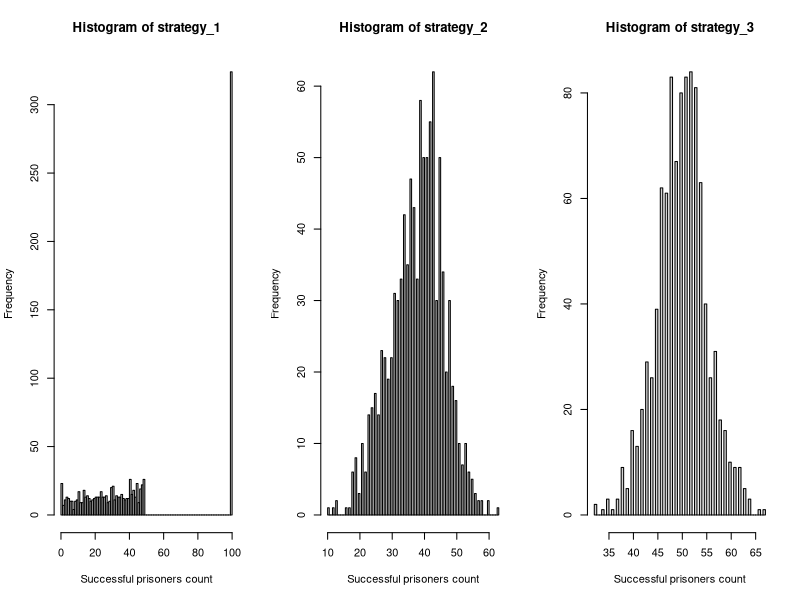

Recreate this plot in R.
# Statistical Programming Coursework 2

# Members and contributions ---------------------------------------------------------------
## 1. Stefi Tirkova
## 2. Passara Chanchotisatien

# CODE DESCRIPTION

# The purpose of this code is to stimulate the prisoner problem which is defined as follows (from coursework spec):
  # • 2n prisoners each have a unique prisoner number from 1 to 2n.
  # • The prison contains a room in which there are 2n boxes, each with a unique number from 1 to 2n painted
  # on its lid.
  # • 2n cards, each printed with a unique number from 1 to 2n, are randomly placed one in each box.
  # • The prisoners have the task of finding the card with their number on it by opening a maximum on n boxes.
  # • After each prisoner’s go, the room is returned exactly to its original state and the prisoner is not allowed to
  # communicate with prisoners yet to have their go.
  # • If all prisoners succeed in finding their number, then they all go free.

# This code calculates the probability of prisoners going free if they follow one of 3 possible strategies (from coursework spec):
  # Strategy 1: The prisoner starts at the box with their number on it, opens it and reads the number on the card: k, say. If k
  # is not their prisoner number, they go to box number k, open it and repeat the process until they have either
  # found the card with their number on it, or opened n boxes without finding it.
  # Strategy 2: As strategy 1, but starting from a randomly selected box.
  # Strategy 3: They open n boxes at random, checking each card for their number.


# Helper / Additional functions


is_successful <- function(n, pris_n, card_num, strategy) {
  if(strategy == 3) {
    if (pris_n %in% sample(card_num,n)) { return (1) } else { return (0) }
  } else {
    boxes_opened <- 0
    current_box_num <- c(pris_n, sample(as.integer(n+n), 1))[strategy]
    while(boxes_opened < n) {
      if(card_num[current_box_num] == pris_n) { return(1) }
      boxes_opened = boxes_opened + 1
      current_box_num <- card_num[current_box_num]
    }
    return (0)  
  }
}


# Question 1 ------------------------------------------------------------------------------


pone <- function(n, k, strategy, nreps) {
  two_n <- as.integer(n+n) 
  success_count <- 0
  prisoner_num <- k
  for(i in 1:nreps) { 
    card_numbers <- sample(1:two_n)
    success_count <- success_count + is_successful(n, prisoner_num, card_numbers, strategy)
  }
  return((success_count / nreps))
}



# Question 2 ------------------------------------------------------------------------------

pall <- function(n, strategy, nreps) {
  success_vec <- rep(0,nreps)
  two_n <- as.integer(n+n)
  for(i in 1:nreps){
    card_numbers <- sample(1:two_n)
    prisoner_status = rep(1,two_n)
    for(prisoner_num in 1:two_n){
      prisoner_status[prisoner_num] <- is_successful(n, prisoner_num, card_numbers, strategy)
    }
    success_vec[i] <- sum(prisoner_status)
  }
  probability_all_succeed <- (length(success_vec[success_vec == two_n])/nreps)
  return(list(probability_all_succeed, success_vec))
}


# Question 3 ------------------------------------------------------------------------------

# Here, we estimate the individual and joint success probabilities for each strategy
# for when n = 5 and n = 50.

num_trials = 10000

# one prisoner succeeding in finding their number
print("Estimating the probability of a single prisoner succeeding:")
n = 5
print("n = 5")
cat("Strategy 1 resulted in probability of ", pone(n, 3, 1,num_trials), ".",sep="")
cat("Strategy 2 resulted in probability of ", pone(n, 3, 2,num_trials), ".",sep="")
cat("Strategy 3 resulted in probability of ", pone(n, 3, 3,num_trials), ".",sep="")

n = 50
cat("Strategy 1 resulted in probability of ", pone(n, 34, 1,num_trials), ".",sep="")
cat("Strategy 2 resulted in probability of ", pone(n, 34, 2,num_trials), ".",sep="")
cat("Strategy 3 resulted in probability of ", pone(n, 34, 3,num_trials), ".",sep="")


# all prisoners succeeding in finding their number
print("Estimating the probability of all prisoners succeeding:")
n = 5
cat("Strategy 1 resulted in probability of ", unlist(pall(n,1,num_trials)[1]), ".",sep="")
cat("Strategy 2 resulted in probability of ", unlist(pall(n,2,num_trials)[1]), ".",sep="")
cat("Strategy 3 resulted in probability of ", unlist(pall(n,3,num_trials)[1]), ".",sep="")

n = 50
cat("Strategy 1 resulted in probability of ", unlist(pall(n,1,num_trials)[1]), ".",sep="")
cat("Strategy 2 resulted in probability of ", unlist(pall(n,2,num_trials)[1]), ".",sep="")
cat("Strategy 3 resulted in probability of ", unlist(pall(n,3,num_trials)[1]), ".",sep="")



# Question 4 ------------------------------------------------------------------------------

# In this section, we elaborate why the results are surprising.

## From running the simulations, we are able to see that one of the three strategies work
# surprisingly well which is strategy 1 which gives an approximate 31% chance of all
# prisoners succeeding in finding their numbers. We found this surprising because we know
# that the probability of one prisoner succeeding is 0.5. Say if n = 50, and if we were to 
# think about this naively, to find the probability of all prisoners succeeding, we would do:
# P(success) = (0.5)^100 (where n = 50), which would give us an extremely extremely low
# probability. That is why it is surprising to find out that there is a way where there is a
# 31% chance of all prisoners succeeding. When we calculate the probability using the 3rd 
# strategy, the probability of each prisoner succeeding is independent of each other. However,
# when we use Strategy 2, that is no longer the case.

# Below we can see the difference in probabilities and number of successful prisoners between 
# Strategy 1 and Strategy 3. We visualize the frequencies of each number of successful prisoners
# below for strategies 1, 2, and 3 in the form of histograms.

par(mfrow=c(1,3))

strategy_1 <- unlist(pall(50,1,1000)[2])
hist(strategy_1, breaks=100, xlab="Successful prisoners count")

strategy_2 <- unlist(pall(50,2,1000)[2])
hist(strategy_2, breaks=100, xlab="Successful prisoners count")

strategy_3 <- unlist(pall(50,3,1000)[2])
hist(strategy_3, breaks=100, xlab="Successful prisoners count")

# We see that in strategy 1, either all prisoners win together or the majority loses together.
# Whereas in strategy 3, it is half and half (mostly between 4-60 successful prisoners).


# Question 5 ------------------------------------------------------------------------------




# Question 6 ------------------------------------------------------------------------------
